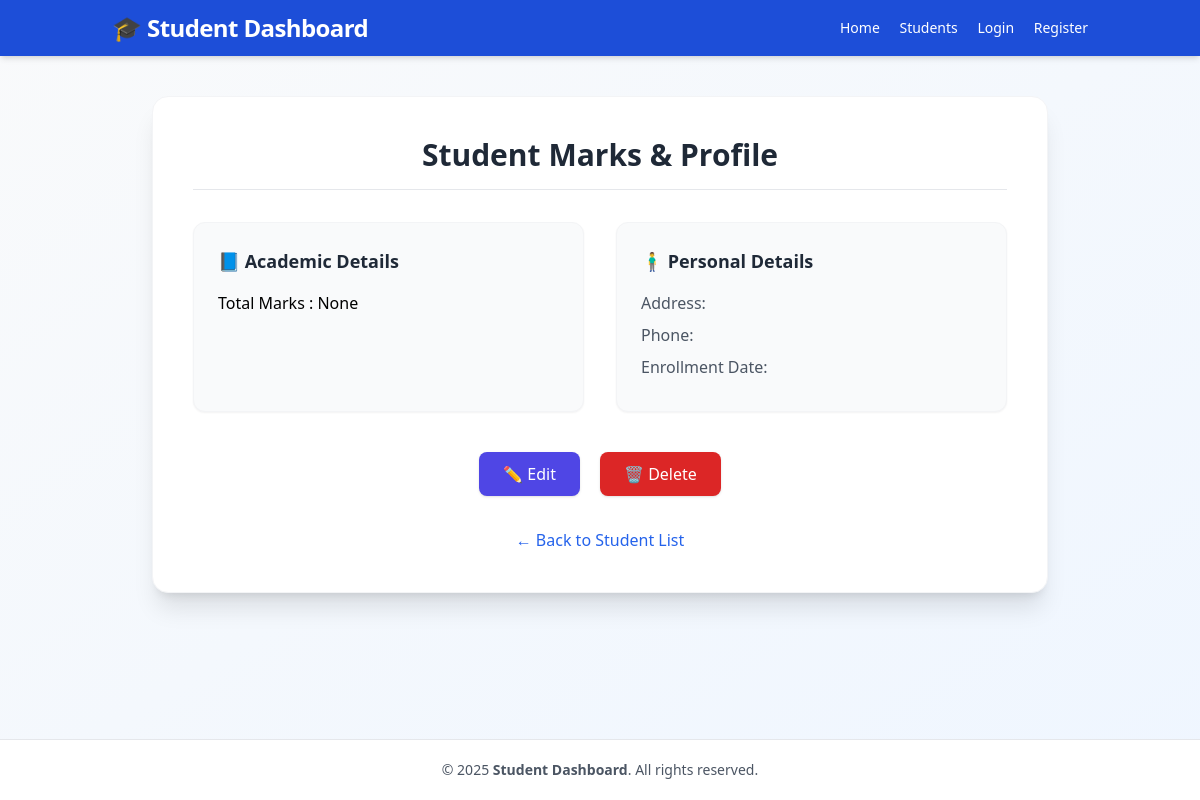
The app's page /student-details/STU-04/, older data.
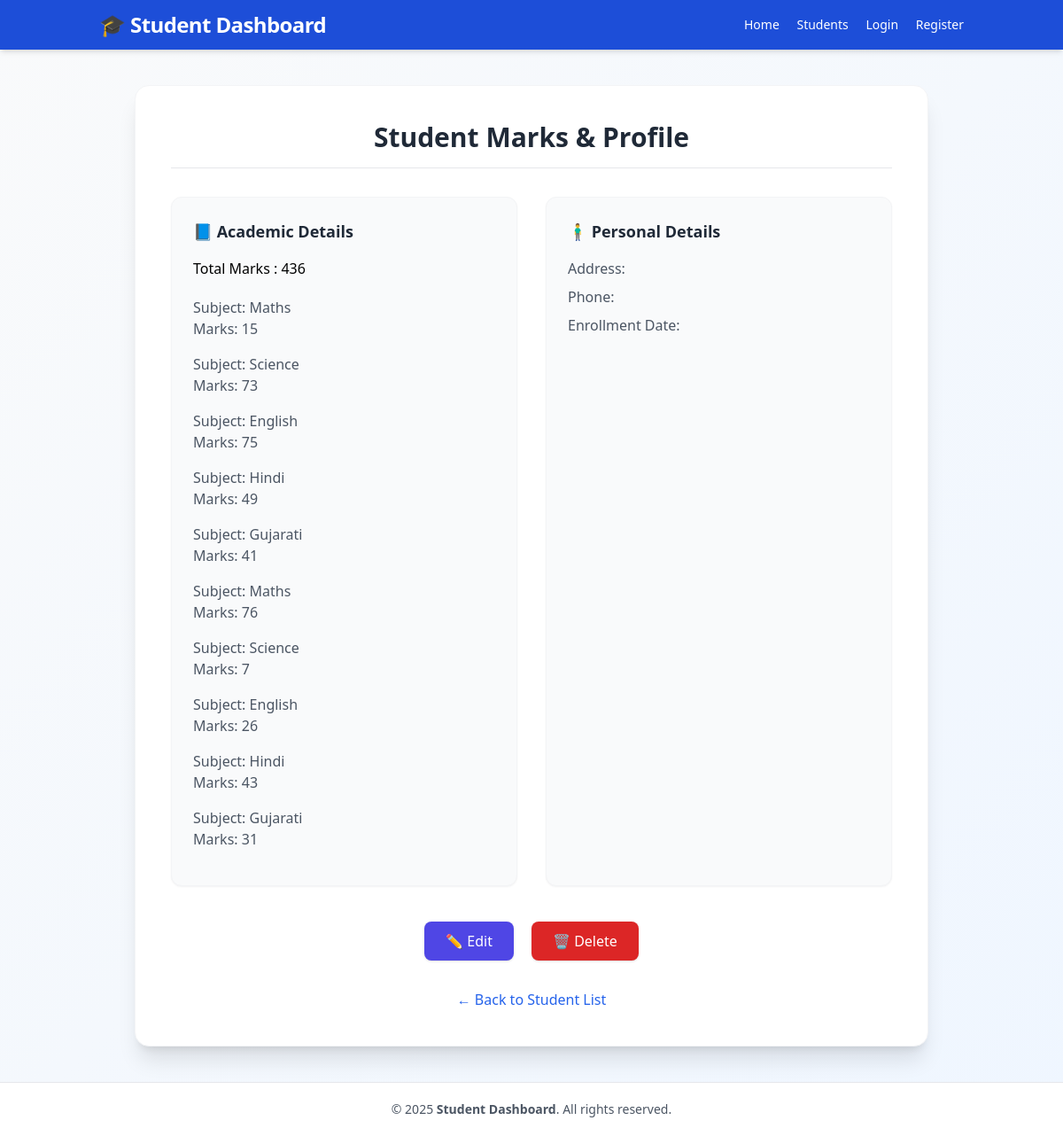
The same page, newer data.
### vege/models.py (models this page shows, shortened)
class SubjectMarks(models.Model):
    student = models.ForeignKey(Students, on_delete=models.CASCADE, related_name='studentmarks')
    subject = models.ForeignKey(Subject, on_delete=models.CASCADE,)
    marks = models.IntegerField()
    class Meta:
        unique_together = ('student', 'subject')

class Subject(models.Model):
    subject_name = models.CharField(max_length=100)

### vege/views.py (the view)
# urls.py: path('student-details/<str:student_id>/', get_student_details, name='student_details'),
def get_student_details(request, student_id):
    student_marks = SubjectMarks.objects.filter(student__student_id__student_id = student_id)
    total_marks = student_marks.aggregate(total_marks=Sum('marks'))
    return render(request, 'student-details.html', {'student_marks': student_marks , 'total_marks': total_marks})

### vege/templates/student-details.html (shortened to what the changed rows need)
<!DOCTYPE html>
<html lang="en">
<head>
    <script src="https://cdn.tailwindcss.com"></script>
</head>
<body class="bg-gradient-to-br from-gray-50 to-blue-50 font-sans flex flex-col min-h-screen">
    <nav class="bg-blue-700 text-white shadow-md sticky top-0 z-50">
        <div class="container mx-auto px-6 py-3 flex justify-between items-center">
            <h1 class="text-2xl font-semibold tracking-tight">🎓 Student Dashboard</h1>
        </div>
    </nav>
    <main class="flex-grow container mx-auto px-6 py-10">
        <div class="bg-white rounded-2xl shadow-xl p-10 max-w-4xl mx-auto border border-gray-100">
            <h2 class="text-3xl font-bold text-gray-800 mb-8 text-center border-b pb-4">
                Student Marks & Profile
            </h2>
            <div class="grid grid-cols-1 md:grid-cols-2 gap-8">
                <div class="bg-gray-50 rounded-xl p-6 border border-gray-100 shadow-sm">
                    <h3 class="text-lg font-semibold text-gray-800 mb-4 flex items-center gap-2">
                        📘 Academic Details
                    </h3>
                <h4 class="mb-5">Total Marks : {{ total_marks.total_marks }}</h4>
                    {% for smarks in student_marks %}
                        <div class="mb-4">
                            <p class="text-gray-600"><span class="font-medium">Subject:</span> {{ smarks.subject.subject_name }}</p>
                            <p class="text-gray-600"><span class="font-medium">Marks:</span> {{ smarks.marks }}</p>
                        </div>
                    {% endfor %}
                </div>
            </div>
        </div>
    </main>
</body>
</html>

Row changes from the older to the newer data that the page shows:
added SubjectMarks: subject.subject_name "Maths", marks "15"
added SubjectMarks: subject.subject_name "Science", marks "73"
added SubjectMarks: subject.subject_name "English", marks "75"
added SubjectMarks: subject.subject_name "Hindi", marks "49"
added SubjectMarks: subject.subject_name "Gujarati", marks "41"
added SubjectMarks: subject.subject_name "Maths", marks "76"
added SubjectMarks: subject.subject_name "Science", marks "7"
added SubjectMarks: subject.subject_name "English", marks "26"
added SubjectMarks: subject.subject_name "Hindi", marks "43"
added SubjectMarks: subject.subject_name "Gujarati", marks "31"
Text that changed along with them:
{{ total_marks.total_marks }}: "None" → "436"
